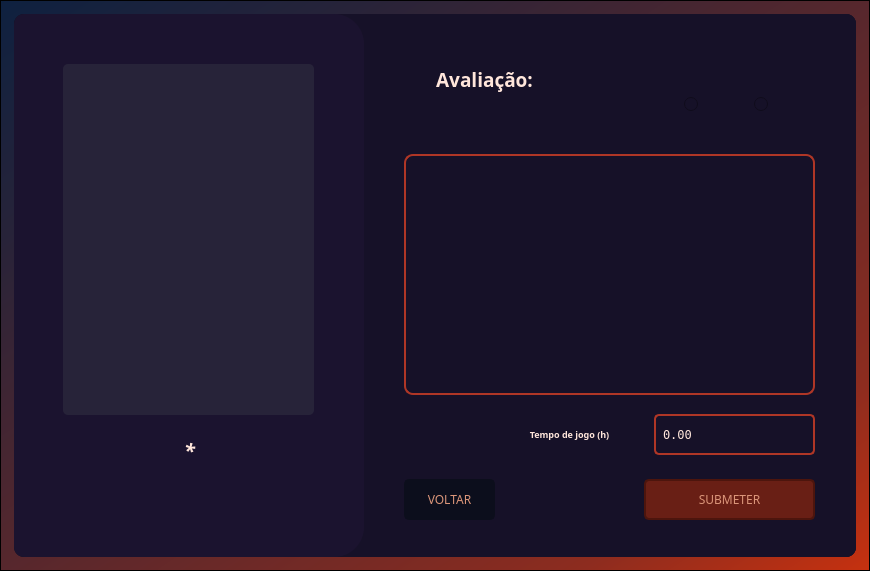
<?xml version="1.0" encoding="UTF-8"?>
<ui version="4.0">
 <class>SuperbAvaliar</class>
 <widget class="QMainWindow" name="SuperbAvaliar">
  <property name="geometry">
   <rect>
    <x>0</x>
    <y>0</y>
    <width>870</width>
    <height>571</height>
   </rect>
  </property>
  <property name="minimumSize">
   <size>
    <width>870</width>
    <height>571</height>
   </size>
  </property>
  <property name="maximumSize">
   <size>
    <width>870</width>
    <height>571</height>
   </size>
  </property>
  <property name="windowTitle">
   <string>Superb</string>
  </property>
  <property name="windowIcon">
   <iconset>
    <normaloff>:/icone site/images/icone site.png</normaloff>:/icone site/images/icone site.png</iconset>
  </property>
  <widget class="QWidget" name="centralwidget">
   <layout class="QHBoxLayout" name="horizontalLayout">
    <property name="spacing">
     <number>0</number>
    </property>
    <property name="leftMargin">
     <number>0</number>
    </property>
    <property name="topMargin">
     <number>0</number>
    </property>
    <property name="rightMargin">
     <number>0</number>
    </property>
    <property name="bottomMargin">
     <number>0</number>
    </property>
    <item>
     <widget class="QFrame" name="frame">
      <property name="styleSheet">
       <string notr="true">background-color: qlineargradient(spread:pad, x1:0, y1:0, x2:1, y2:1, stop:0 rgba(14, 33, 64, 255), stop:0.208955 rgba(39, 35, 57, 255), stop:0.830846 rgba(141, 44, 31, 255), stop:1 rgba(199, 49, 15, 255));</string>
      </property>
      <property name="frameShape">
       <enum>QFrame::StyledPanel</enum>
      </property>
      <property name="frameShadow">
       <enum>QFrame::Raised</enum>
      </property>
      <layout class="QHBoxLayout" name="horizontalLayout_2">
       <property name="leftMargin">
        <number>13</number>
       </property>
       <property name="topMargin">
        <number>13</number>
       </property>
       <property name="rightMargin">
        <number>13</number>
       </property>
       <property name="bottomMargin">
        <number>13</number>
       </property>
       <item>
        <widget class="QFrame" name="frame_1">
         <property name="styleSheet">
          <string notr="true">background-color: rgb(12, 14, 28);
border-radius: 10px;</string>
         </property>
         <property name="frameShape">
          <enum>QFrame::StyledPanel</enum>
         </property>
         <property name="frameShadow">
          <enum>QFrame::Raised</enum>
         </property>
         <layout class="QHBoxLayout" name="horizontalLayout_3">
          <property name="spacing">
           <number>0</number>
          </property>
          <property name="leftMargin">
           <number>0</number>
          </property>
          <property name="topMargin">
           <number>0</number>
          </property>
          <property name="rightMargin">
           <number>0</number>
          </property>
          <property name="bottomMargin">
           <number>0</number>
          </property>
          <item>
           <widget class="QFrame" name="frame_2">
            <property name="styleSheet">
             <string notr="true">background-color: qlineargradient(spread:pad, x1:0, y1:1, x2:1, y2:1, stop:0 rgba(27, 19, 47, 255), stop:0.368159 rgba(12, 14, 28, 255));
background-color: qlineargradient(spread:pad, x1:0, y1:1, x2:1, y2:1, stop:0 rgba(27, 19, 47, 255), stop:0.368159 rgba(22, 17, 40, 255));</string>
            </property>
            <property name="frameShape">
             <enum>QFrame::StyledPanel</enum>
            </property>
            <property name="frameShadow">
             <enum>QFrame::Raised</enum>
            </property>
            <layout class="QHBoxLayout" name="horizontalLayout_4">
             <property name="spacing">
              <number>0</number>
             </property>
             <property name="leftMargin">
              <number>0</number>
             </property>
             <property name="topMargin">
              <number>0</number>
             </property>
             <property name="rightMargin">
              <number>0</number>
             </property>
             <property name="bottomMargin">
              <number>0</number>
             </property>
             <item>
              <widget class="QFrame" name="frame_3">
               <property name="minimumSize">
                <size>
                 <width>0</width>
                 <height>0</height>
                </size>
               </property>
               <property name="maximumSize">
                <size>
                 <width>350</width>
                 <height>16777215</height>
                </size>
               </property>
               <property name="styleSheet">
                <string notr="true">background-color: rgb(27, 19, 47);
border-radius: 30px
</string>
               </property>
               <property name="frameShape">
                <enum>QFrame::StyledPanel</enum>
               </property>
               <property name="frameShadow">
                <enum>QFrame::Raised</enum>
               </property>
               <widget class="QLabel" name="labelFotoJogo_pag3">
                <property name="geometry">
                 <rect>
                  <x>49</x>
                  <y>50</y>
                  <width>251</width>
                  <height>351</height>
                 </rect>
                </property>
                <property name="styleSheet">
                 <string notr="true">background-color: rgb(39, 35, 57);
border-radius: 5px;</string>
                </property>
                <property name="text">
                 <string/>
                </property>
               </widget>
               <widget class="QLabel" name="labelNomeJogo_pag3">
                <property name="geometry">
                 <rect>
                  <x>30</x>
                  <y>420</y>
                  <width>291</width>
                  <height>31</height>
                 </rect>
                </property>
                <property name="font">
                 <font>
                  <family>OCR A Extended</family>
                  <pointsize>15</pointsize>
                  <weight>75</weight>
                  <italic>true</italic>
                  <bold>true</bold>
                  <underline>false</underline>
                 </font>
                </property>
                <property name="styleSheet">
                 <string notr="true">color: rgb(255, 230, 219);</string>
                </property>
                <property name="text">
                 <string>*</string>
                </property>
                <property name="alignment">
                 <set>Qt::AlignCenter</set>
                </property>
               </widget>
              </widget>
             </item>
             <item>
              <widget class="QFrame" name="frame_4">
               <property name="font">
                <font>
                 <pointsize>5</pointsize>
                </font>
               </property>
               <property name="styleSheet">
                <string notr="true">background-color: rgb(22, 17, 40);</string>
               </property>
               <property name="frameShape">
                <enum>QFrame::StyledPanel</enum>
               </property>
               <property name="frameShadow">
                <enum>QFrame::Raised</enum>
               </property>
               <widget class="QRadioButton" name="botaoGostei_pag3">
                <property name="geometry">
                 <rect>
                  <x>320</x>
                  <y>60</y>
                  <width>61</width>
                  <height>61</height>
                 </rect>
                </property>
                <property name="cursor">
                 <cursorShape>PointingHandCursor</cursorShape>
                </property>
                <property name="styleSheet">
                 <string notr="true">QRadioButton::indicator {
    background: transparent;
	image: url(:/Av Gostei/images/RBotaoGostei_pag3.png);
}
QRadioButton::indicator:hover {
	image: url(:/Av Gostei/images/RBotaoGostei_hover_pag3.png);
}
QRadioButton::indicator:pressed {
	image: url(:/Av Gostei/images/RBotaoGostei_pressed_pag3.png);
}
QRadioButton::indicator:checked {
	image: url(:/Av Gostei/images/RBotaoGostei_checked_pag3.png);
}
</string>
                </property>
                <property name="inputMethodHints">
                 <set>Qt::ImhNone</set>
                </property>
                <property name="text">
                 <string/>
                </property>
               </widget>
               <widget class="QRadioButton" name="botaoNGostei_pag3">
                <property name="geometry">
                 <rect>
                  <x>390</x>
                  <y>60</y>
                  <width>61</width>
                  <height>61</height>
                 </rect>
                </property>
                <property name="cursor">
                 <cursorShape>PointingHandCursor</cursorShape>
                </property>
                <property name="styleSheet">
                 <string notr="true">QRadioButton::indicator {
    background: transparent;
	image: url(:/Av NGostei/images/RBotaoNGostei_pag3.png);
}
QRadioButton::indicator:hover {
	image: url(:/Av NGostei/images/RBotaoNGostei_hover_pag3.png);
}
QRadioButton::indicator:pressed {
	image: url(:/Av NGostei/images/RBotaoNGostei_pressed_pag3.png);
}
QRadioButton::indicator:checked {
	image: url(:/Av NGostei/images/RBotaoNGostei_checked_pag3.png);
}
</string>
                </property>
                <property name="inputMethodHints">
                 <set>Qt::ImhNone</set>
                </property>
                <property name="text">
                 <string/>
                </property>
               </widget>
               <widget class="QLabel" name="labelAvaliar_pag3">
                <property name="geometry">
                 <rect>
                  <x>40</x>
                  <y>50</y>
                  <width>161</width>
                  <height>31</height>
                 </rect>
                </property>
                <property name="font">
                 <font>
                  <family>OCR A Extended</family>
                  <pointsize>14</pointsize>
                  <weight>75</weight>
                  <italic>false</italic>
                  <bold>true</bold>
                  <underline>false</underline>
                 </font>
                </property>
                <property name="styleSheet">
                 <string notr="true">color: rgb(255, 230, 219);</string>
                </property>
                <property name="text">
                 <string>Avaliação:</string>
                </property>
                <property name="alignment">
                 <set>Qt::AlignCenter</set>
                </property>
               </widget>
               <widget class="QTextEdit" name="textAvaliar_pag3">
                <property name="geometry">
                 <rect>
                  <x>40</x>
                  <y>140</y>
                  <width>411</width>
                  <height>241</height>
                 </rect>
                </property>
                <property name="font">
                 <font>
                  <family>OCR A Extended</family>
                  <pointsize>10</pointsize>
                 </font>
                </property>
                <property name="styleSheet">
                 <string notr="true">QTextEdit {
	border: 2px solid rgb(175, 54, 38);
	border-radius: 9px;
	padding: 10px;
	color: rgb(255, 230, 219);
}</string>
                </property>
               </widget>
               <widget class="QPushButton" name="botaoFechar_pag3">
                <property name="geometry">
                 <rect>
                  <x>40</x>
                  <y>465</y>
                  <width>91</width>
                  <height>41</height>
                 </rect>
                </property>
                <property name="font">
                 <font>
                  <family>OCR A Extended</family>
                  <pointsize>9</pointsize>
                 </font>
                </property>
                <property name="cursor">
                 <cursorShape>PointingHandCursor</cursorShape>
                </property>
                <property name="styleSheet">
                 <string notr="true">QPushButton {
	background-color: rgb(12, 14, 28);
	border: 2px solid rgb(12, 14, 28);
	border-radius: 5px;
	color: rgb(219, 149, 121);
}
QPushButton:hover {
	background-color: rgb(23, 19, 48);
	border: 2px solid rgb(219, 149, 121);
}
QPushButton:pressed {
	background-color: rbg(250, 270, 200);
	border: 2px solid rgb(255, 255, 255);
}</string>
                </property>
                <property name="text">
                 <string>VOLTAR</string>
                </property>
               </widget>
               <widget class="QPushButton" name="botaoSubmeter_pag3">
                <property name="geometry">
                 <rect>
                  <x>280</x>
                  <y>465</y>
                  <width>171</width>
                  <height>41</height>
                 </rect>
                </property>
                <property name="font">
                 <font>
                  <family>OCR A Extended</family>
                  <pointsize>9</pointsize>
                  <weight>50</weight>
                  <bold>false</bold>
                 </font>
                </property>
                <property name="cursor">
                 <cursorShape>PointingHandCursor</cursorShape>
                </property>
                <property name="styleSheet">
                 <string notr="true">QPushButton {
	background-color: rgb(105, 31, 21);
	border: 2px solid rgb(77, 21, 13);
	border-radius: 5px;
	color: rgb(219, 149, 121);
}
QPushButton:hover {
	background-color: rgb(141, 44, 31);
	border: 2px solid rgb(105, 32, 22);
}
QPushButton:pressed {
	background-color: rgb(24, 22, 35);
	border: 2px solid rgb(219, 149, 121);
}</string>
                </property>
                <property name="text">
                 <string>SUBMETER</string>
                </property>
               </widget>
               <widget class="QLabel" name="labelTempoJogo_pag3">
                <property name="geometry">
                 <rect>
                  <x>130</x>
                  <y>400</y>
                  <width>151</width>
                  <height>41</height>
                 </rect>
                </property>
                <property name="font">
                 <font>
                  <family>OCR A Extended</family>
                  <pointsize>7</pointsize>
                  <weight>75</weight>
                  <italic>false</italic>
                  <bold>true</bold>
                  <underline>false</underline>
                 </font>
                </property>
                <property name="styleSheet">
                 <string notr="true">color: rgb(255, 230, 219);</string>
                </property>
                <property name="text">
                 <string>Tempo de jogo (h)</string>
                </property>
                <property name="alignment">
                 <set>Qt::AlignCenter</set>
                </property>
               </widget>
               <widget class="QDoubleSpinBox" name="DSPContador_pag3">
                <property name="geometry">
                 <rect>
                  <x>290</x>
                  <y>400</y>
                  <width>161</width>
                  <height>41</height>
                 </rect>
                </property>
                <property name="font">
                 <font>
                  <family>NSimSun</family>
                  <pointsize>9</pointsize>
                 </font>
                </property>
                <property name="styleSheet">
                 <string notr="true">QDoubleSpinBox {
    border: 2px solid rgb(175, 54, 38); 
    border-radius: 5px;
	color: rgb(255, 230, 219);
	padding: 5px;
}
QDoubleSpinBox::up-button {
    background-color: transparent;
}
QDoubleSpinBox::up-arrow {
	image: url(:/Setas/images/UpArrow-TextEdit_pag3.png);
}
QDoubleSpinBox::down-button {
    background-color: transparent;
}
QDoubleSpinBox::down-arrow {
	image: url(:/Setas/images/DownArrow-TextEdit_pag3.png);
}

</string>
                </property>
               </widget>
              </widget>
             </item>
            </layout>
           </widget>
          </item>
         </layout>
        </widget>
       </item>
      </layout>
     </widget>
    </item>
   </layout>
  </widget>
  <widget class="QMenuBar" name="menubar">
   <property name="geometry">
    <rect>
     <x>0</x>
     <y>0</y>
     <width>870</width>
     <height>26</height>
    </rect>
   </property>
  </widget>
 </widget>
 <resources>
  <include location="../../../../../../../../../../../PycharmProjects/Superb/file_rc.qrc"/>
 </resources>
 <connections/>
</ui>
